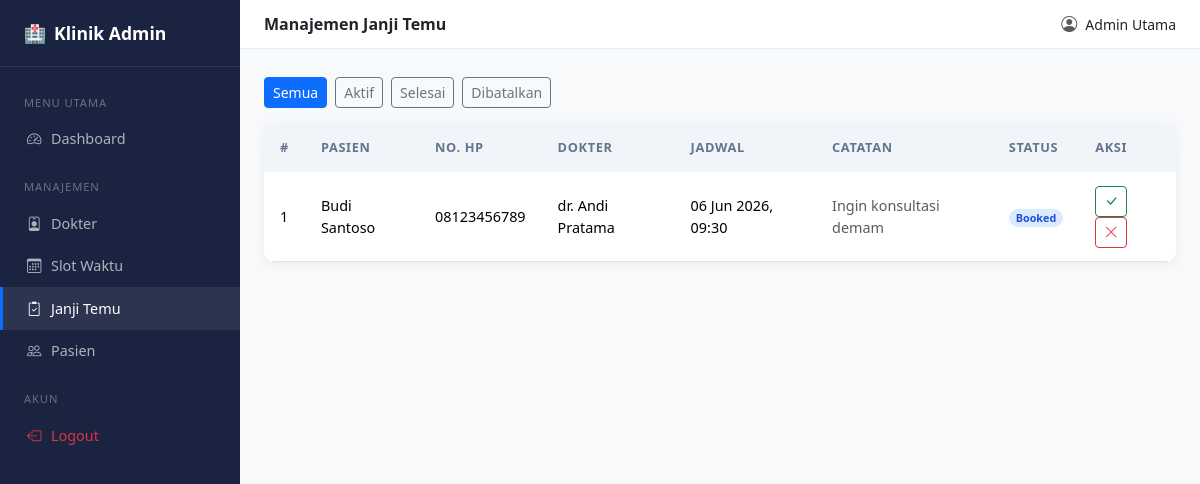
The page /admin/appointments.php (signed in) on the database as committed earlier.
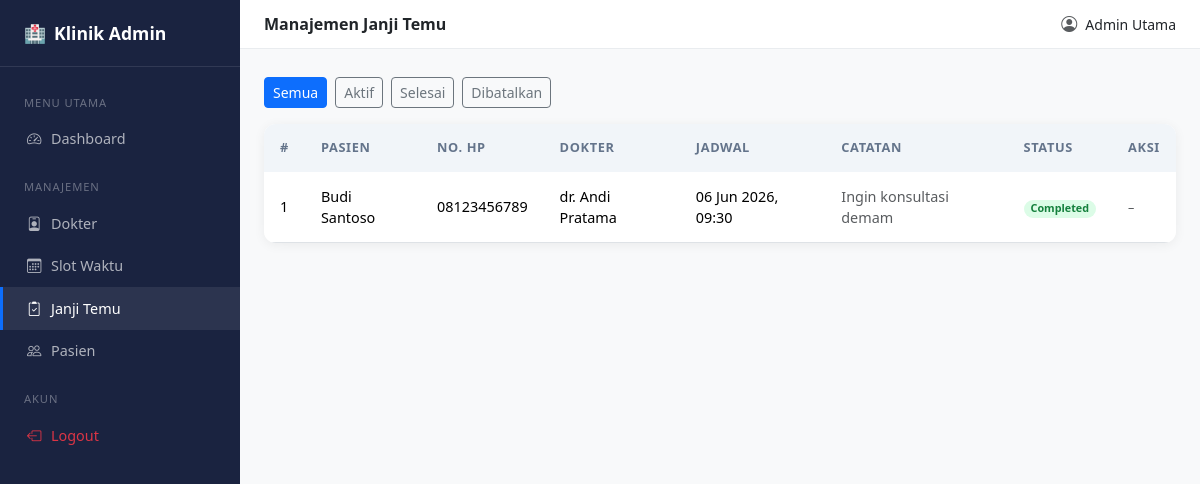
The same page on the database as committed later.
### tables this page shows
CREATE TABLE `appointments` (
  `id` int(10) UNSIGNED NOT NULL,
  `patient_id` int(10) UNSIGNED NOT NULL,
  `slot_id` int(10) UNSIGNED NOT NULL,
  `booking_time` datetime NOT NULL DEFAULT current_timestamp(),
  `status` enum('booked','cancelled','completed') NOT NULL DEFAULT 'booked',
  `notes` text DEFAULT NULL
);

CREATE TABLE `patients` (
  `id` int(10) UNSIGNED NOT NULL,
  `full_name` varchar(100) NOT NULL,
  `email` varchar(150) NOT NULL,
  `phone` varchar(20) DEFAULT NULL,
  `password_hash` varchar(255) NOT NULL,
  `created_at` datetime NOT NULL DEFAULT current_timestamp(),
  `updated_at` datetime NOT NULL DEFAULT current_timestamp() ON UPDATE current_timestamp()
);

CREATE TABLE `doctors` (
  `id` int(10) UNSIGNED NOT NULL,
  `full_name` varchar(100) NOT NULL,
  `specialization` varchar(100) DEFAULT NULL,
  `license_number` varchar(50) NOT NULL,
  `is_active` tinyint(1) NOT NULL DEFAULT 1
);

CREATE TABLE `time_slots` (
  `id` int(10) UNSIGNED NOT NULL,
  `doctor_id` int(10) UNSIGNED NOT NULL,
  `slot_datetime` datetime NOT NULL,
  `duration_minutes` smallint(5) UNSIGNED NOT NULL DEFAULT 30,
  `is_booked` tinyint(1) NOT NULL DEFAULT 0,
  `created_at` datetime NOT NULL DEFAULT current_timestamp()
);

### admin/appointments.php (the view, shortened to what this page needs)
<?php
require_once '../config/config.php';
require_once '../includes/layout_admin.php';
$filterStatus = $_GET['status'] ?? '';
$where  = $filterStatus ? "WHERE a.status = ?" : "";
$params = $filterStatus ? [$filterStatus] : [];
$stmt = $pdo->prepare(
    "SELECT a.*, p.full_name AS patient, p.phone,
            d.full_name AS doctor, ts.slot_datetime, ts.duration_minutes
     FROM appointments a
     JOIN patients p    ON p.id  = a.patient_id
     JOIN time_slots ts ON ts.id = a.slot_id
     JOIN doctors d     ON d.id  = ts.doctor_id
     $where
     ORDER BY ts.slot_datetime DESC"
);
$stmt->execute($params);
$appointments = $stmt->fetchAll();
?>
<div class="mb-3 d-flex gap-2 flex-wrap">
    <?php
    $statuses = ['' => 'Semua', 'booked' => 'Aktif', 'completed' => 'Selesai', 'cancelled' => 'Dibatalkan'];
    foreach ($statuses as $val => $label):
        $active = $filterStatus === $val ? 'btn-primary' : 'btn-outline-secondary';
    ?>
    <a href="?status=<?= $val ?>" class="btn btn-sm <?= $active ?>"><?= $label ?></a>
    <?php endforeach; ?>
</div>
<div class="card table-card">
  <div class="table-responsive">
    <table class="table table-hover">
      <thead>
        <tr><th>#</th><th>Pasien</th><th>No. HP</th><th>Dokter</th><th>Jadwal</th><th>Catatan</th><th>Status</th><th>Aksi</th></tr>
      </thead>
      <tbody>
      <?php foreach ($appointments as $a): ?>
      <tr>
        <td><?= $a['id'] ?></td>
        <td><?= htmlspecialchars($a['patient']) ?></td>
        <td><?= htmlspecialchars($a['phone'] ?? '-') ?></td>
        <td><?= htmlspecialchars($a['doctor']) ?></td>
        <td><?= date('d M Y, H:i', strtotime($a['slot_datetime'])) ?></td>
        <td class="text-muted small"><?= htmlspecialchars(mb_strimwidth($a['notes'] ?? '-', 0, 40, '…')) ?></td>
        <td>
          <span class="badge rounded-pill badge-<?= $a['status'] ?>">
            <?= ucfirst($a['status']) ?>
          </span>
        </td>
        <td>
          <?php if ($a['status'] === 'booked'): ?>
          <form method="post" class="d-inline">
            <button class="btn btn-sm btn-outline-success me-1" title="Selesai">
              <i class="bi bi-check-lg"></i>
            </button>
          </form>
          <form method="post" class="d-inline"
                onsubmit="return confirm('Batalkan janji temu ini?')">
            <button class="btn btn-sm btn-outline-danger" title="Batalkan">
              <i class="bi bi-x-lg"></i>
            </button>
          </form>
          <?php else: ?>
          <span class="text-muted small">–</span>
          <?php endif; ?>
        </td>
      </tr>
      <?php endforeach; ?>
      </tbody>
    </table>
  </div>
</div>
<?php require_once '../includes/layout_admin_end.php'; ?>

Rows that differ between the two databases and show on the page:
changed appointments "Ingin konsultasi demam": status "Booked" → "Completed"; now shows "–"
